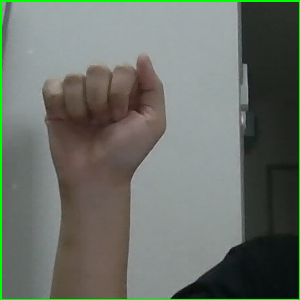
#> input picture sample_signs/A_20241030_200944_712206_roi.png, 300 x 300 px, given in place of the camera
$ python collect_data.py
#> lines starting #> are read from the running program, lines starting #| are printed output that depends on the picture; after the words box and inside, x2 and y2 are one past the last pixel; in counts of white or black regions, pixels touching at a corner belong together
import cv2
import numpy as np
import os
from datetime import datetime

# กำหนด path หลัก
PROJECT_PATH = r"C:\Vision_project"
DATA_DIR = "sign_language_data"


def create_data_directories():
    """
    สร้างโครงสร้างโฟลเดอร์สำหรับเก็บข้อมูลการtrain
    """
    # สร้างโฟลเดอร์หลักของโปรเจค
    if not os.path.exists(PROJECT_PATH):
        os.makedirs(PROJECT_PATH)

    # สร้างโฟลเดอร์สำหรับเก็บข้อมูล
    base_dir = os.path.join(PROJECT_PATH, DATA_DIR)
    if not os.path.exists(base_dir):
        os.makedirs(base_dir)

    # สร้างโฟลเดอร์ย่อยสำหรับแต่ละตัวอักษร A-I
    letters = ['A', 'B', 'C', 'D', 'E', 'F', 'G', 'H', 'I']
    for letter in letters:
        letter_dir = os.path.join(base_dir, letter)
        if not os.path.exists(letter_dir):
            os.makedirs(letter_dir)

    # สร้างโฟลเดอร์สำหรับเก็บโมเดลที่เทรนแล้ว
    models_dir = os.path.join(PROJECT_PATH, 'models')
    if not os.path.exists(models_dir):
        os.makedirs(models_dir)

    return base_dir


def collect_training_data():
    """
    เก็บข้อมูลภาพสำหรับการฝึกฝนโมเดล
    """
    cap = cv2.VideoCapture(0)
    base_dir = create_data_directories()

    # กำหนดค่า ROI
    roi_top = 100
    roi_bottom = 400
    roi_left = 100
    roi_right = 400

    current_letter = 'A'
    capture_mode = False
    frame_count = 0

    # สร้างไฟล์ log
    log_file = os.path.join(PROJECT_PATH, 'data_collection_log.txt')

    print("=== โปรแกรมเก็บข้อมูลภาษามือ ===")
    print(f"เก็บข้อมูลที่: {base_dir}")
    print("คำสั่ง:")
    print("  's' - เริ่ม/หยุดการเก็บข้อมูล")
    print("  'n' - เปลี่ยนไปตัวอักษรถัดไป")
    print("  'q' - ออกจากโปรแกรม")
    print("  'r' - รีเซ็ตการนับเฟรมปัจจุบัน")

    while True:
        ret, frame = cap.read()
#> frame is the input picture: shape (300, 300, 3); mean B, G, R 104.3, 112.5, 105.8
        if not ret:
            break

        # ตัด ROI
        roi = frame[roi_top:roi_bottom, roi_left:roi_right]
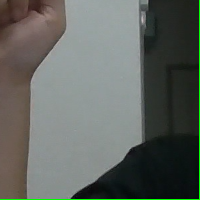
#> roi: shape (200, 200, 3); mean B, G, R 95.2, 100.7, 96.1

        # แปลงเป็น HSV
        hsv = cv2.cvtColor(roi, cv2.COLOR_BGR2HSV)
#> hsv: shape (200, 200, 3); mean H, S, V 64.9, 39.4, 104

        # ปรับค่าสีผิว
        lower_skin = np.array([0, 25, 80], dtype=np.uint8)
        upper_skin = np.array([25, 255, 255], dtype=np.uint8)
        mask = cv2.inRange(hsv, lower_skin, upper_skin)
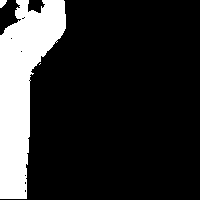
#> mask: shape (200, 200); 17.7% white; 3 white regions (1 under 20 px), largest, box (x1, y1, x2, y2) and area: (0, 0, 66, 199) 7033, (0, 0, 7, 8) 40

        # ปรับปรุงภาพ
        kernel = np.ones((3, 3), np.uint8)
        mask = cv2.erode(mask, kernel, iterations=2)
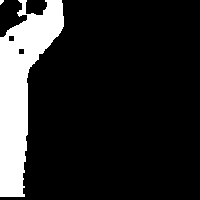
#> mask: shape (200, 200); 15.3% white; 2 white regions (1 under 20 px), largest, box (x1, y1, x2, y2) and area: (0, 0, 64, 197) 6112
        mask = cv2.dilate(mask, kernel, iterations=2)
#> mask: shape (200, 200); 17.6% white; 2 white regions, box (x1, y1, x2, y2) and area: (0, 0, 66, 199) 7000, (0, 0, 6, 7) 36
        mask = cv2.medianBlur(mask, 5)
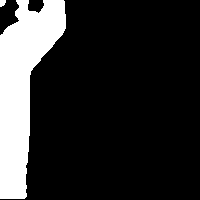
#> mask: shape (200, 200); 17.6% white; 2 white regions, box (x1, y1, x2, y2) and area: (0, 0, 66, 199) 7011, (0, 0, 6, 7) 34
        mask = cv2.GaussianBlur(mask, (5, 5), 100)
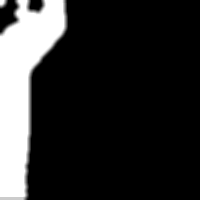
#> mask: shape (200, 200); min 0, max 255, mean 45

        # แสดงสถานะบนหน้าจอ
        status_color = (0, 255, 0) if capture_mode else (0, 0, 255)
        cv2.putText(frame, f"Current Letter: {current_letter}", (10, 30),
                    cv2.FONT_HERSHEY_SIMPLEX, 1, status_color, 2)
        cv2.putText(frame, f"Capture Mode: {'ON' if capture_mode else 'OFF'}", (10, 60),
                    cv2.FONT_HERSHEY_SIMPLEX, 1, status_color, 2)
        cv2.putText(frame, f"Frames Captured: {frame_count}", (10, 90),
                    cv2.FONT_HERSHEY_SIMPLEX, 1, status_color, 2)

        # วาดกรอบ ROI
        cv2.rectangle(frame, (roi_left, roi_top), (roi_right, roi_bottom), status_color, 2)
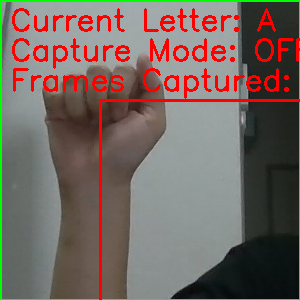
#> frame: shape (300, 300, 3); mean B, G, R 95.1, 103, 115.3

        # บันทึกภาพเมื่ออยู่ในโหมดเก็บข้อมูล
        if capture_mode:
            timestamp = datetime.now().strftime("%Y%m%d_%H%M%S_%f")
            letter_dir = os.path.join(base_dir, current_letter)

            # บันทึกทั้งภาพ ROI และ mask
            roi_filename = os.path.join(letter_dir, f"{current_letter}_{timestamp}_roi.png")
            mask_filename = os.path.join(letter_dir, f"{current_letter}_{timestamp}_mask.png")

            cv2.imwrite(roi_filename, roi)
            cv2.imwrite(mask_filename, mask)
            frame_count += 1

            # บันทึก log
            with open(log_file, 'a', encoding='utf-8') as f:
                f.write(f"{timestamp},{current_letter},{roi_filename},{mask_filename}\n")

            # หน่วงเวลาเล็กน้อย
            cv2.waitKey(100)

        # แสดงภาพ
        cv2.imshow('Data Collection - Sign Language', frame)
        cv2.imshow('Mask', mask)

        key = cv2.waitKey(1) & 0xFF
#> (key q is pressed here)
        if key == ord('q'):
            print("\nจบการทำงาน")
            print(f"จำนวนภาพทั้งหมดที่เก็บได้: {frame_count}")
            break
        elif key == ord('s'):
            capture_mode = not capture_mode
            if capture_mode:
                print(f"\nเริ่มเก็บข้อมูลสำหรับตัวอักษร {current_letter}")
            else:
                print(f"หยุดเก็บข้อมูล - เก็บได้ {frame_count} เฟรม")
        elif key == ord('n'):
            letters = ['A', 'B', 'C', 'D', 'E', 'F', 'G', 'H', 'I']
            current_index = letters.index(current_letter)
            current_letter = letters[(current_index + 1) % len(letters)]
            print(f"\nเปลี่ยนไปเก็บข้อมูลตัวอักษร {current_letter}")
            frame_count = 0
        elif key == ord('r'):
            frame_count = 0
            print("\nรีเซ็ตการนับเฟรม")

    cap.release()
    cv2.destroyAllWindows()


def prepare_training_data(base_dir=None):
    """
    เตรียมข้อมูลสำหรับการเทรนโมเดล
    """
    if base_dir is None:
        base_dir = os.path.join(PROJECT_PATH, DATA_DIR)

    X = []  # ข้อมูลภาพ
    y = []  # ลาเบล
    file_paths = []  # เก็บ path ของไฟล์

    letters = ['A', 'B', 'C', 'D', 'E', 'F', 'G', 'H', 'I']

    print("เริ่มโหลดข้อมูล...")
    for letter in letters:
        letter_dir = os.path.join(base_dir, letter)
        if not os.path.exists(letter_dir):
            print(f"ไม่พบโฟลเดอร์สำหรับตัวอักษร {letter}")
            continue

        files = [f for f in os.listdir(letter_dir) if f.endswith('_mask.png')]
        print(f"พบข้อมูลตัวอักษร {letter}: {len(files)} ไฟล์")

        for filename in files:
            img_path = os.path.join(letter_dir, filename)
            img = cv2.imread(img_path, cv2.IMREAD_GRAYSCALE)

            if img is not None:
                img = cv2.resize(img, (64, 64))
                X.append(img)
                y.append(letter)
                file_paths.append(img_path)

    print(f"\nโหลดข้อมูลเสร็จสิ้น")
    print(f"จำนวนข้อมูลทั้งหมด: {len(X)} ภาพ")

    # บันทึกรายละเอียดข้อมูล
    data_info_file = os.path.join(PROJECT_PATH, 'data_info.txt')
    with open(data_info_file, 'w', encoding='utf-8') as f:
        f.write(f"จำนวนข้อมูลทั้งหมด: {len(X)} ภาพ\n\n")
        for letter in letters:
            count = y.count(letter)
            f.write(f"ตัวอักษร {letter}: {count} ภาพ\n")

    return np.array(X), np.array(y), file_paths


if __name__ == "__main__":
    collect_training_data()
    prepare_training_data()
